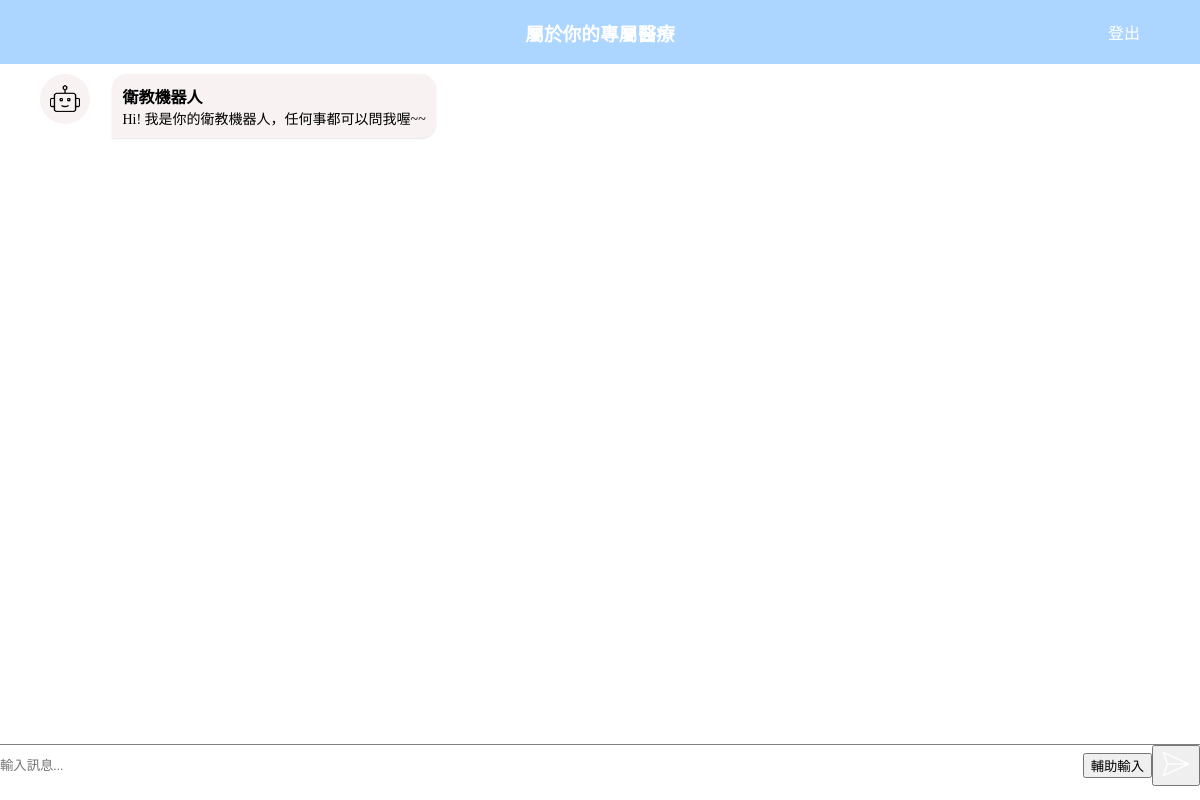
Before: /chatbot (signed in) with the older database file.
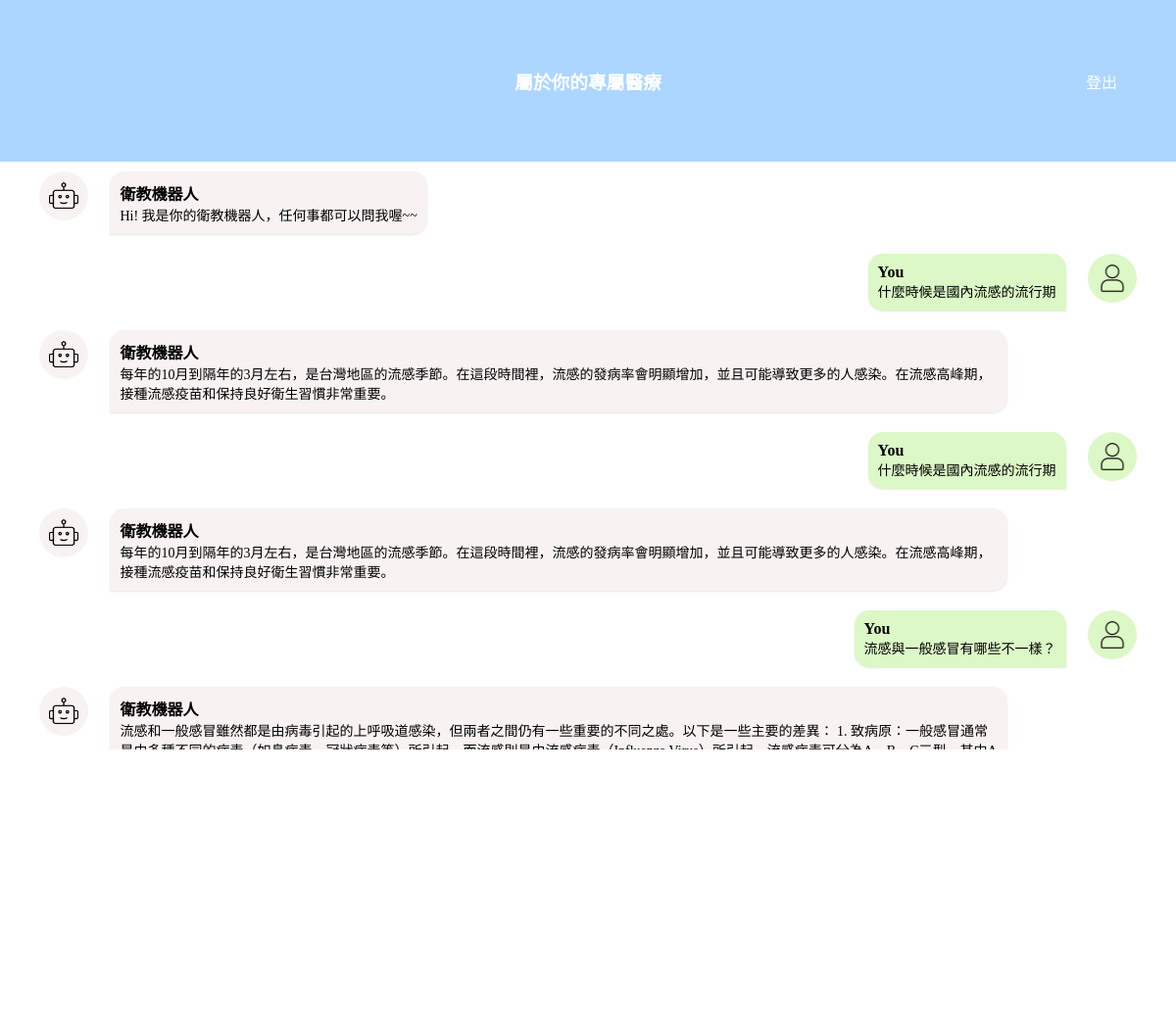
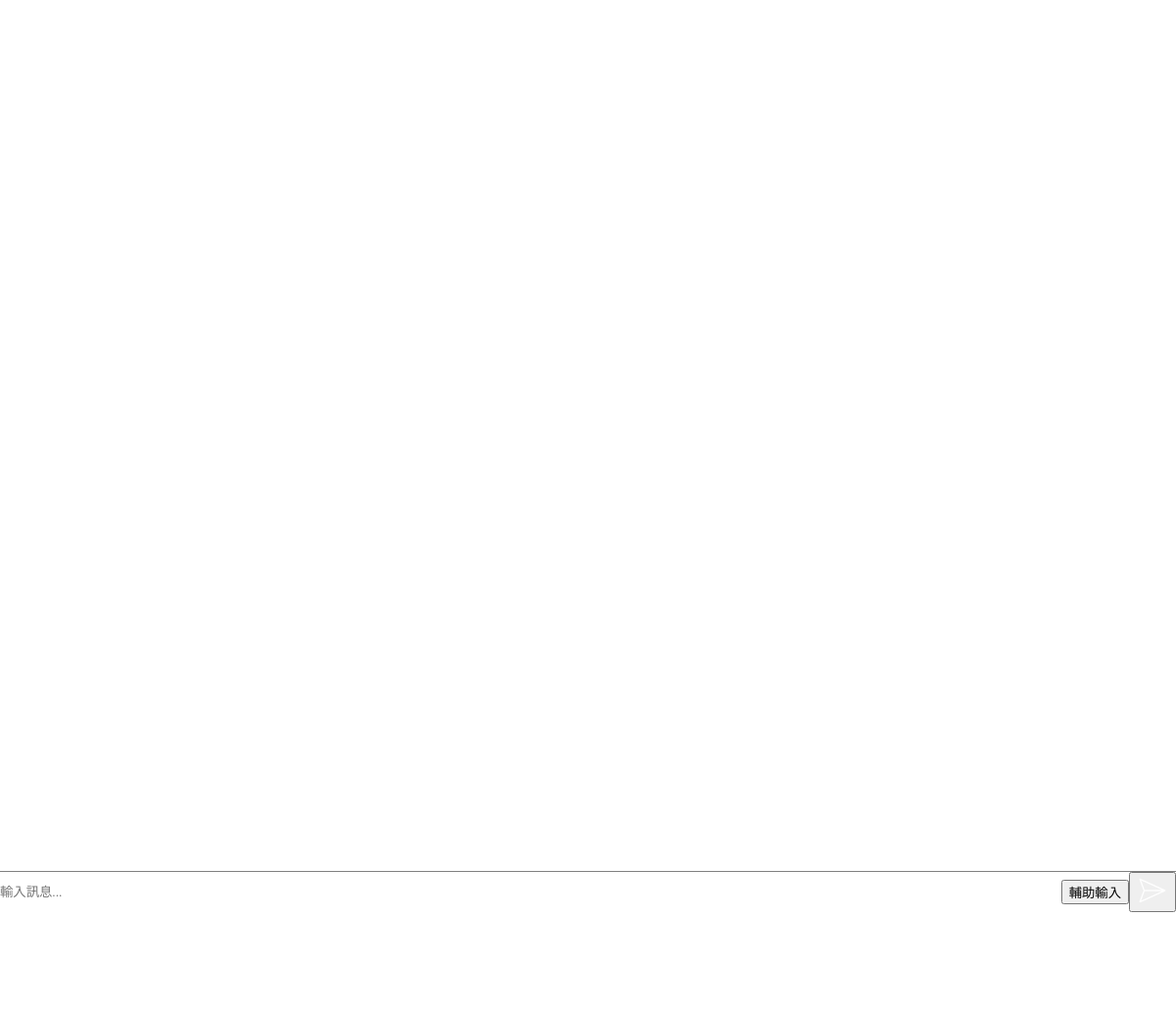
After: the same page with the newer database file (2 pictures, top to bottom).
### chatbot/models.py (models this page shows)
class Chat3(models.Model):  #病患聊天機器人用
    user = models.ForeignKey(User, on_delete=models.CASCADE)
    message = models.TextField()
    response = models.TextField()
    created_at = models.DateTimeField(auto_now_add=True)

### chatbot/chatbot.py (the view)
# urls.py: path("chatbot", chatbot ,name='chatbot'),
def chatbot(request):
    chats = Chat3.objects.filter(user=request.user)
    if request.method == "POST":
        request.session["already_executed"]=False
        initialize(request)
        form = botform(request.POST)
        if form.is_valid():
            message = request.POST.get('message')
            response = handle_user_input(chats,request.user,message,collection)
        else:
            print("error")
            print(form.errors.as_data())
        chat = Chat3(user=request.user, message=message, response=response, created_at=timezone.now())
        chat.save()
        return JsonResponse({'message': message, 'response': response})
    else:
        form = botform()
    return render(request, 'chatbot3.html', {'chats': chats,'form':form})

### chatbot/chatbot.py
class botform(forms.Form):  #表單接收
    message = forms.CharField(max_length=50,label='',widget=forms.TextInput(attrs={'class': 'form-control message-input','placeholder': '輸入訊息...'}))

### templates/chatbot3.html (shortened to what this page needs)
{% load static %}
<!DOCTYPE html>
<html lang="en">
<head>
    <link rel="stylesheet" href="{% static 'css/chatbot.css' %}">
</head>
<body>
    <header>
        <nav>
            <div class="name"><h3><a href="{% url 'index' %}">屬於你的專屬醫療</a></h3></div>
            <div class="logout"><a href="{% url 'log_out' %}">登出</a></div>
        </nav>
    </header>
    {% block content %}
    <main>
        <div class="message_contain">
            <ul class="list-unstyled messages-list">
                <li class="chat received">
                    <div class="robot"><img src="{% static 'image/robot.png' %}" alt="" class="logo"></div>
                    <div class="received_container">
                        <div class="message-sender">
                            <b>衛教機器人</b>
                        </div>
                        <div class="message-content">
                            Hi! 我是你的衛教機器人，任何事都可以問我喔~~
                        </div>
                    </div>
                </li>
                {% for chat in chats %}
                {% if chat.user == request.user %}
                <li class="chat sent">
                    <div class="sent_container">
                      <div class="message-sender">
                        <b>You</b>
                      </div>
                      <div class="message-content">
                        {{chat.message}}
                      </div>
                    </div>
                    <div class="user"><img src="{% static 'image/people.png' %}" alt="" class="userpic"></div>
                </li>
                <li class="chat received">
                    <div class="robot"><img src="{% static 'image/robot.png' %}" alt="" class="logo"></div>
                    <div class="received_container">
                      <div class="message-sender">
                        <b>衛教機器人</b>
                      </div>
                      <div class="message-content">
                        {{chat.response}}
                      </div>
                    </div>
                </li>
                {% endif %}
                {% endfor %}
            </ul>
        </div>
    </main>
    <section>
      <form action="{% url 'chatbot3' %}" method="POST" class="message-form">
        <div class="userinput">
            <input type="text" class="form-control message-input" name="message" placeholder="輸入訊息...">
            <button type="button" class="btn btn-primary btn-send" onclick="assistInput()">輔助輸入</button>
            <button type="submit"><img src="{% static 'image/send.png' %}" alt=""></button>
        </div>
    </form>
    </section>
</body>
  {% endblock %}
</html>

### static/css/chatbot.css (style rules this page uses)
html { height: 100%; }
body { width: 100%; height: 100%; margin: 0; display: grid; grid-template-rows: 8% auto 7% ; grid-template-columns: auto; grid-template-areas: "header" "main" "section"; overflow: scroll; }
header { grid-area: header; background-color: #ACD6FF; width: 100%; height: 100%; margin: 0; display: flex; align-items: center; }
main { grid-area: main; height: 100%; width: 100%; margin: 0; }
section { grid-area: section; height: 100%; width: 100%; margin: 0; border-top:1px solid gray ; border-bottom:1px solid gray ; }
.userinput { width: 100%; height: 100%; display: flex; box-sizing: border-box; justify-content: center; align-items: center; border: none; }
.userinput input { flex: 1; padding: 1% 0%; border-radius: 5px; font-family: "標楷體"; border: none; background-color: white; }
.message_contain { width: 95%; height: 600px; margin-left: 2.5%; overflow-y: auto; overflow-y: hidden; }
.received { display: flex; justify-content: flex-start; padding: 10px; }
.received_container { display: inline-block; max-width: 80%; background-color: #f8f2f2; border-radius: 15px 15px 15px 0px; padding: 10px; box-shadow: 0 1px 2px rgba(0, 0, 0, 0.1); }
.message-content { font-size: 14px; font-family: "標楷體"; }
.sent { display: flex; justify-content: flex-end; padding: 10px; }
.sent_container { display: inline-block; max-width: 80%; background-color: #dcf8c6; border-radius: 15px 15px 0px 15px; padding: 10px; box-shadow: 0 1px 2px rgba(0, 0, 0, 0.1); }
.messages-list { list-style-type: none; padding: 0; margin: 0; max-height: 100%; overflow-y: auto; }
.userpic,.logo { width: 30px; height: 30px; }
.message_contain .chat .robot { background-color: #f8f2f2; height: 50px; width: 50px; border-radius: 50%; margin: 0% 2% 0% 0%; display: flex; justify-content: center; align-items: center; text-align: center; }
.user .userpic, .robot .logo { max-width: 100%; max-height: 100%; }
.message_contain .chat .user { background-color: #dcf8c6; height: 50px; width: 50px; border-radius: 50%; margin: 0% 0% 0% 2%; display: flex; justify-content: center; align-items: center; text-align: center; }
nav { display: flex; align-items: center; justify-content: center; width: 100%; position: relative; }
.name { position: absolute; left: 50%; transform: translateX(-50%); }
.logout { position: absolute; right: 5%; }
nav h3 { margin: 0; }
nav a { text-decoration: none; color: white; }

Changed rows visible on the page:
added Chat3: message "什麼時候是國內流感的流行期", response "每年的10月到隔年的3月左右，是台灣地區的流感季節。在這段時間裡，流感的發病率會明顯增加，並且可能導致更多的人感染。在流感高峰期，接種流感疫苗和保持良好衛生習慣非常重要。"
added Chat3: message "什麼時候是國內流感的流行期", response "每年的10月到隔年的3月左右，是台灣地區的流感季節。在這段時間裡，流感的發病率會明顯增加，並且可能導致更多的人感染。在流感高峰期，接種流感疫苗和保持良好衛生習慣非常重要。"
added Chat3: message "流感與一般感冒有哪些不一樣？", response "流感和一般感冒雖然都是由病毒引起的上呼吸道感染，但兩者之間仍有一些重要的不同之處。以下是一些主要的差異： 1.…"
